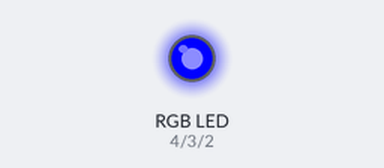
Simulated run of this sketch. Board: Arduino Uno, built with avr-gcc and run on an emulated ATmega328P. Parts: an RGB LED mixed from three pins (HIGH = lit).

Above: at 0.5 s.
At 2.5 s:
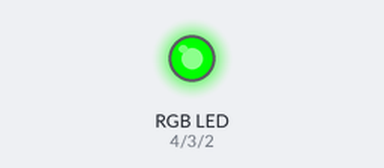
At 4.5 s:
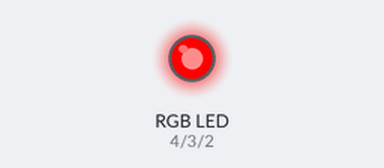
At 5.5 s:
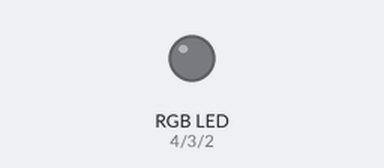
Timing chart, 0 to 7.8 s (numbered marks = the images above):
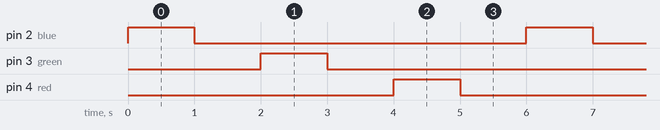

The sketch:

RGB_BlinkingProg02.ino
```cpp
//設定變數
//byte是變數型態可儲存0-255數值範圍，比較細的變數，佔用記憶體也較小。const是指常數不會改。
const byte blue=2;
const byte green=3;
const byte red=4;

void setup()
{
  pinMode(blue, OUTPUT);
  pinMode(green, OUTPUT);
  pinMode(red, OUTPUT);
}

void loop()
{
  digitalWrite(blue, HIGH); //在digitalWrite內放入指定變數
  delay(1000);
  digitalWrite(blue, LOW);
  delay(1000);
  digitalWrite(green, HIGH);
  delay(1000);
  digitalWrite(green, LOW);
  delay(1000);
  digitalWrite(red, HIGH);
  delay(1000);
  digitalWrite(red, LOW);
  delay(1000);
}
```

Measured:
- by itself, pin 2 (blue), pin 3 (green), pin 4 (red): alternates HIGH for 1.0 s and LOW for 5.0 s
- by itself, everything shown: repeats every 6.0 s, in 6 steps
